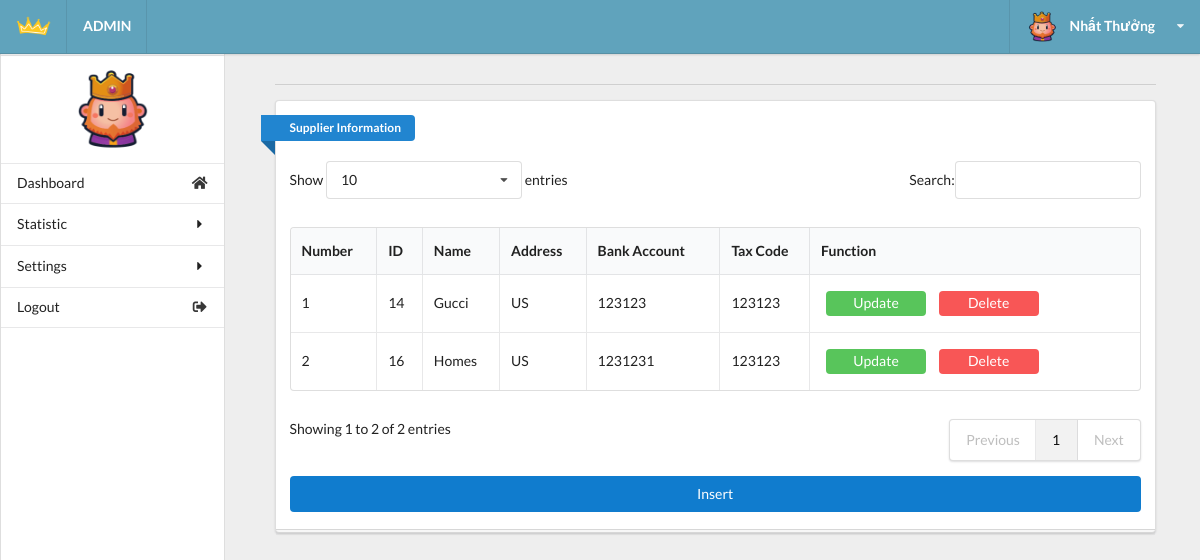
Page /admin/admin.php?act=supplier (signed in) on the earlier database version.
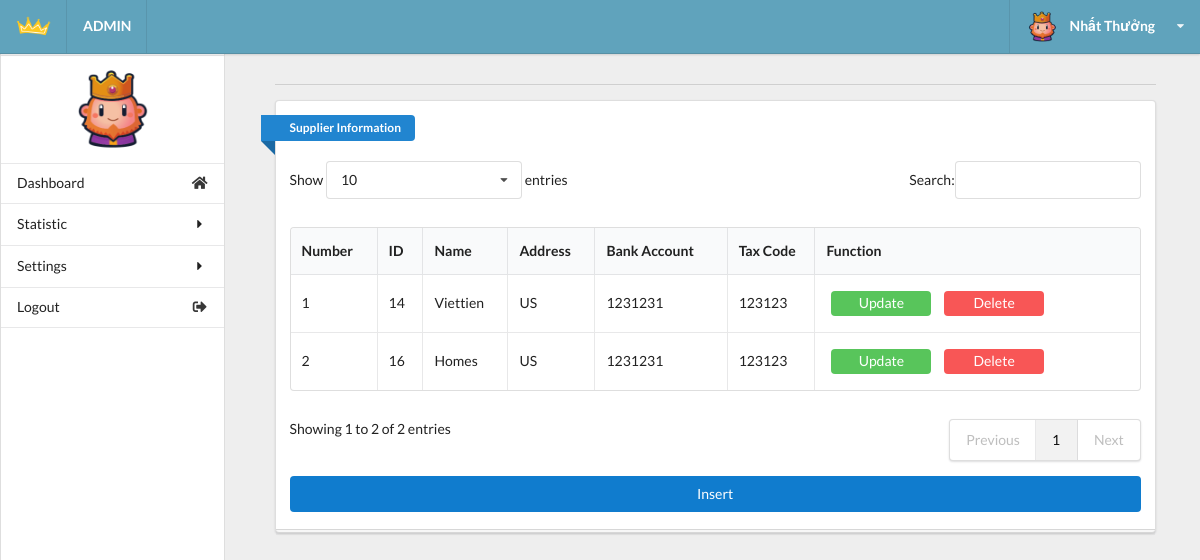
Same page on the later database version.
### tables this page shows
CREATE TABLE `tbl_supplier` (
  `sup_id` int(11) NOT NULL,
  `sup_name` varchar(255) NOT NULL,
  `sup_address` varchar(255) NOT NULL,
  `sup_bank` int(11) NOT NULL,
  `sup_tax_code` int(11) NOT NULL
);

### model/supplierdb.php (called while the page is built, shortened)
<?php
function getall_supplier(){
    $conn=connectdb();
    $stmt = $conn->prepare("SELECT * FROM tbl_supplier");
    $stmt->execute();
    $kq=$stmt->fetchAll();
    return $kq;
}
?>

### admin/supplier.php (the view, shortened to what this page needs)
<div class="right floated thirteen wide computer sixteen wide phone column" id="content">
  <div class="ui container grid">
    <div class="row">
      <div class="fifteen wide computer sixteen wide phone centered column center-table">
        <div class="ui divider"></div>
        <div class="ui grid">
          <div class="sixteen wide computer sixteen wide phone centered column">
            <div class="ui stacked segment">
              <div class="ui blue ribbon icon label">Supplier Information</div>
              <br><br>
              <table id="example" class="ui celled table responsive nowrap unstackable" style="width:100%">
                <thead>
                  <tr>
                    <th>Number</th>
                    <th>ID</th>
                    <th>Name</th>
                    <th>Address</th>
                    <th>Bank Account</th>
                    <th>Tax Code</th>
                    <th>Function
                    </th>
                  </tr>
                </thead>
                <?php
                if(isset($kq)&&(count($kq)>0)){
                  $i=1;
                  foreach ($kq as $supplier) {
                    echo '
                      <tr>
                         <td>'.$i.'</td>
                        <td>'.$supplier['sup_id'].'</td>
                         <td>'.$supplier['sup_name'].'</td>
                         <td>'.$supplier['sup_address'].'</td>
                         <td>'.$supplier['sup_bank'].'</td>
                         <td>'.$supplier['sup_tax_code'].'</td>
                         <td>
                         <div class="frame1">
                         <button class="button-update"><a class="change-a" href="admin.php?act=updateform_supplier&id='.$supplier['sup_id'].'">Update</a></button>
                         <button class="button-delete"><a class="change-a" href="admin.php?act=del_supplier&id='.$supplier['sup_id'].'">Delete</a></button>
                         </div>
                          </td>
                      </tr>
                        ';
                      $i++;
                  }
                }
                ?>
              </table>
              <div>
              <button class="button-insert" ><a class="change-a" href="admin.php?act=insert_supplier&id='1'">Insert</a></button>
              </div>
            </div>
          </div>
        </div>
      </div>
    </div>
  </div>
</div>
</div>
</body>
</html>

Differences in the rows shown:
changed tbl_supplier id 14: sup_name "Gucci" → "Viettien"; sup_bank "123123" → "1231231"
